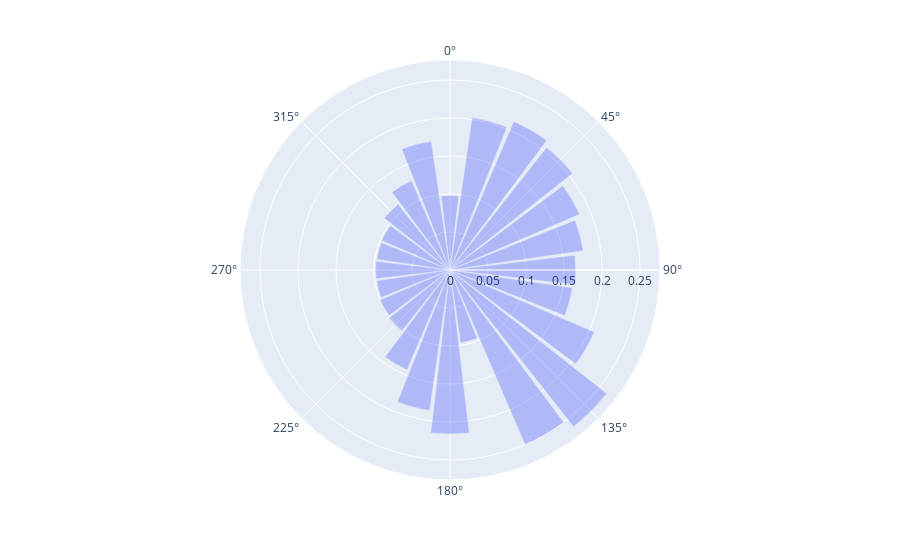

Notebook cell for this chart:
### Markdown cell above
### The same, just in plotly

**Note:** Plotly express does not support multiple traces (graphs) in the same figure. For that we need to use Plotly Graph Objects.

### Code cell
angles360 = np.linspace(0, 360, 24, endpoint=False) #deler opp sirkel (360) i 24 like store deler

fig = px.bar_polar(
    parkering2018,
    r = parkering2018.groupby('Tid')['Siddis'].mean().values,
    theta = angles360, 
    color=parkering2018.groupby('Tid')['Siddis'].mean().values
)

fig.update_traces(overwrite=True, marker={"opacity": 0.4})

fig.show()

### Figure 1 — Plotly figure (JSON) as saved in the notebook; plotly's stock layout.template omitted (floating-point values rounded to 4 significant figures)
{"data": [{"hovertemplate": "r=%{r}<br>theta=%{theta}<br>color=%{marker.color}<extra></extra>", "legendgroup": "", "marker": {"opacity": 0.4}, "name": "", "r": [0.09793, 0.2022, 0.2126, 0.2052, 0.1854, 0.177, 0.1654, 0.1625, 0.2066, 0.2624, 0.25, 0.09669, 0.2158, 0.1868, 0.143, 0.102, 0.1003, 0.09752, 0.09799, 0.09724, 0.09789, 0.1102, 0.1277, 0.1711], "showlegend": false, "subplot": "polar", "theta": [0.0, 15.0, 30.0, 45.0, 60.0, 75.0, 90.0, 105.0, 120.0, 135.0, 150.0, 165.0, 180.0, 195.0, 210.0, 225.0, 240.0, 255.0, 270.0, 285.0, 300.0, 315.0, 330.0, 345.0], "type": "barpolar"}], "layout": {"barmode": "relative", "coloraxis": {"colorbar": {"title": {"text": "color"}}, "colorscale": [[0, "#0d0887"], [0.1111, "#46039f"], [0.2222, "#7201a8"], [0.3333, "#9c179e"], [0.4444, "#bd3786"], [0.5556, "#d8576b"], [0.6667, "#ed7953"], [0.7778, "#fb9f3a"], [0.8889, "#fdca26"], [1, "#f0f921"]]}, "legend": {"tracegroupgap": 0}, "margin": {"t": 60}, "polar": {"angularaxis": {"direction": "clockwise", "rotation": 90}, "domain": {"x": [0, 1], "y": [0, 1]}}}}
